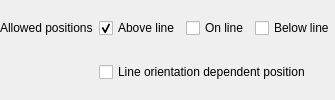
                       <widget class="QFrame" name="mPlacementLineFrame">
                        <property name="minimumSize">
                         <size>
                          <width>0</width>
                          <height>0</height>
                         </size>
                        </property>
                        <property name="toolTip">
                         <string>Allowed label placement for lines. At least one position must be selected.</string>
                        </property>
                        <property name="frameShape">
                         <enum>QFrame::NoFrame</enum>
                        </property>
                        <property name="frameShadow">
                         <enum>QFrame::Raised</enum>
                        </property>
                        <layout class="QGridLayout" name="gridLayout_10">
                         <property name="margin">
                          <number>0</number>
                         </property>
                         <item row="0" column="0">
                          <widget class="QLabel" name="label_13">
                           <property name="sizePolicy">
                            <sizepolicy hsizetype="Maximum" vsizetype="Preferred">
                             <horstretch>0</horstretch>
                             <verstretch>0</verstretch>
                            </sizepolicy>
                           </property>
                           <property name="text">
                            <string>Allowed positions</string>
                           </property>
                          </widget>
                         </item>
                         <item row="0" column="1">
                          <layout class="QHBoxLayout" name="horizontalLayout">
                           <item>
                            <widget class="QCheckBox" name="chkLineAbove">
                             <property name="sizePolicy">
                              <sizepolicy hsizetype="Maximum" vsizetype="Fixed">
                               <horstretch>0</horstretch>
                               <verstretch>0</verstretch>
                              </sizepolicy>
                             </property>
                             <property name="text">
                              <string>Above line</string>
                             </property>
                             <property name="checked">
                              <bool>true</bool>
                             </property>
                            </widget>
                           </item>
                           <item>
                            <widget class="QCheckBox" name="chkLineOn">
                             <property name="sizePolicy">
                              <sizepolicy hsizetype="Maximum" vsizetype="Fixed">
                               <horstretch>0</horstretch>
                               <verstretch>0</verstretch>
                              </sizepolicy>
                             </property>
                             <property name="text">
                              <string>On line</string>
                             </property>
                            </widget>
                           </item>
                           <item>
                            <widget class="QCheckBox" name="chkLineBelow">
                             <property name="text">
                              <string>Below line</string>
                             </property>
                            </widget>
                           </item>
                          </layout>
                         </item>
                         <item row="1" column="1">
                          <widget class="QCheckBox" name="chkLineOrientationDependent">
                           <property name="text">
                            <string>Line orientation dependent position</string>
                           </property>
                          </widget>
                         </item>
                        </layout>
                       </widget>
